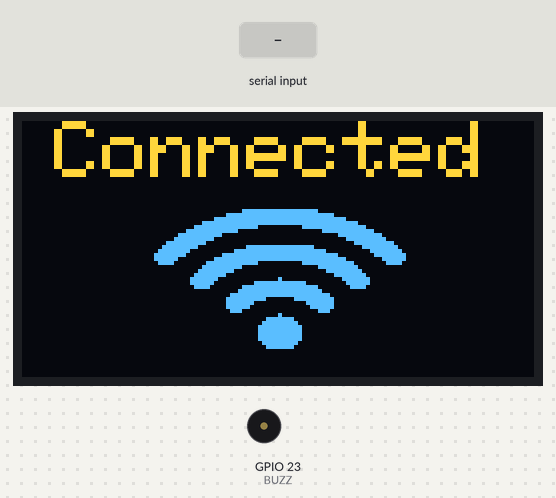
A sketch run on a simulated ESP32. Shown: 128×64 one-colour display, buzzer (waves = sounding, pin HIGH). The test bench sets the inputs (shaded band). The OLED is the two-colour kind (top 16 rows yellow); WiFi joins after 1.5 s; servers stay silent unless stated; the display library's start-up logo is not drawn; uploads are accepted with an empty reply; the local clock reads 2024-03-15 10:24:30 at power-on unless the sketch sets it; what the sketch prints to the serial monitor is not drawn.

Above: at 5.7 s.
At 7.8 s:
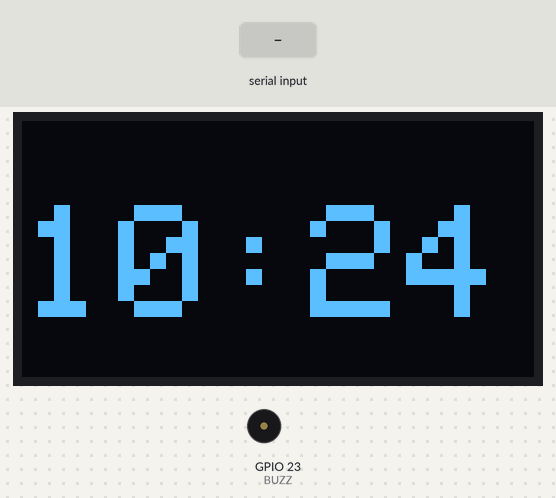
7.9 s: "succesful" received over the second serial link
At 8.35 s:
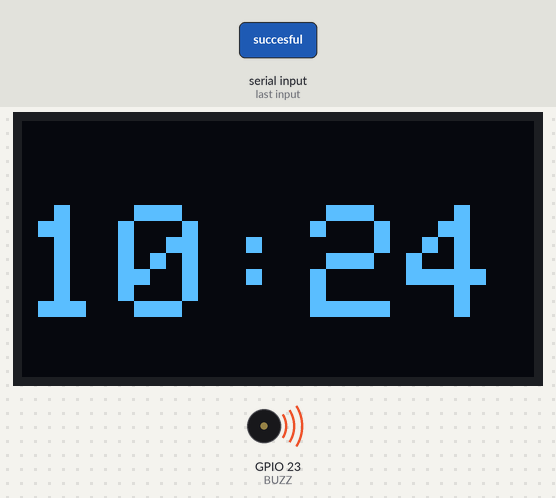
Timing chart, 0 to 10.9 s (numbered marks = the images above; inputs shaded):
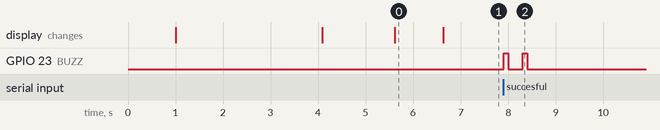

The sketch:

ESP32_RFID_HZ1050.ino
```cpp
/* -----------------------------------------------------------------------------
  - Project: RFID attendance system using ESP32
  - Author:  https://www.youtube.com/ElectronicsTechHaIs
  - Date:  6/03/2020
   -----------------------------------------------------------------------------
  This code was created by Electronics Tech channel for
  the RFID attendance project with ESP32.
   ---------------------------------------------------------------------------*/
//*******************************libraries********************************
//ESP32----------------------------
#include <WiFi.h>
#include <HTTPClient.h>
#include <time.h>
//RFID-----------------------------
//#include <SPI.h>
//#include <MFRC522.h>
//OLED-----------------------------
#include <Wire.h>
#include <Adafruit_GFX.h>          //https://github.com/adafruit/Adafruit-GFX-Library
#include <Adafruit_SSD1306.h>      //https://github.com/adafruit/Adafruit_SSD1306
//************************************************************************
int BUZZ = 23;

//#define SS_PIN  4
//#define RST_PIN 5
// Declaration for SSD1306 display connected using software I2C pins are(22 SCL, 21 SDA)
#define SCREEN_WIDTH 128 // OLED display width, in pixels
#define SCREEN_HEIGHT 64 // OLED display height, in pixels
#define OLED_RESET     0 // Reset pin # (or -1 if sharing Arduino reset pin)
Adafruit_SSD1306 display(SCREEN_WIDTH, SCREEN_HEIGHT, &Wire, OLED_RESET);
//************************************************************************
//MFRC522 mfrc522(SS_PIN, RST_PIN); // Create MFRC522 instance.
//************************************************************************
/* Set these to your desired credentials. */
const char *ssid = "1041 lau 2";
const char *password = "hoilamgi";
const char* device_token  = "8f19e31055c56b05";
//************************************************************************
int timezone = 7 * 3600;   //Replace "x" your timezone.
int time_dst = 0;
String getData, Link;
String OldCardID = "";
unsigned long previousMillis1 = 0;
unsigned long previousMillis2 = 0;
int i, j;
int dataIdx;
unsigned char udataTTL[4];
long value;
String CardID ="";
String URL = "http://192.168.20.113:80//rfidattendance/getdata.php"; //computer IP or the server domain
//*************************Biometric Icons*********************************
#define Wifi_start_width 54
#define Wifi_start_height 49
const uint8_t PROGMEM Wifi_start_bits[] = {
  0x00,0x00,0x00,0x00,0x00,0x00,0x00
,0x00,0x00,0x00,0x00,0x00,0x00,0x00
,0x00,0x00,0x00,0x00,0x00,0x00,0x00
,0x00,0x00,0x00,0x00,0x00,0x00,0x00
,0x00,0x00,0x00,0x00,0x00,0x00,0x00
,0x00,0x00,0x1f,0xf0,0x00,0x00,0x00
,0x00,0x03,0xff,0xff,0x80,0x00,0x00
,0x00,0x1f,0xf0,0x1f,0xf0,0x00,0x00
,0x00,0x7e,0x00,0x00,0xfc,0x00,0x00
,0x01,0xf0,0x00,0x00,0x1f,0x00,0x00
,0x03,0xc0,0x00,0x00,0x07,0xc0,0x00
,0x0f,0x00,0x00,0x00,0x01,0xe0,0x00
,0x1c,0x00,0x00,0x00,0x00,0x70,0x00
,0x38,0x00,0x07,0xc0,0x00,0x38,0x00
,0x70,0x00,0xff,0xfe,0x00,0x1e,0x00
,0xe0,0x03,0xfc,0x7f,0xc0,0x0e,0x00
,0x00,0x1f,0x80,0x03,0xf0,0x00,0x00
,0x00,0x3c,0x00,0x00,0x78,0x00,0x00
,0x00,0xf0,0x00,0x00,0x1c,0x00,0x00
,0x01,0xe0,0x00,0x00,0x0c,0x00,0x00
,0x03,0x80,0x00,0x00,0x00,0x00,0x00
,0x03,0x00,0x00,0x00,0x00,0x00,0x00
,0x00,0x00,0x3f,0xf8,0x07,0x1e,0x00
,0x00,0x00,0xff,0xfe,0x1f,0xbf,0x80
,0x00,0x03,0xe0,0x04,0x7f,0xff,0xc0
,0x00,0x07,0x80,0x00,0xff,0xff,0xe0
,0x00,0x0e,0x00,0x00,0xff,0xff,0xe0
,0x00,0x0c,0x00,0x00,0x7f,0xff,0xc0
,0x00,0x00,0x00,0x00,0xfe,0x07,0xe0
,0x00,0x00,0x00,0x03,0xf8,0x03,0xf8
,0x00,0x00,0x07,0xe7,0xf9,0xf1,0xfc
,0x00,0x00,0x1f,0xe7,0xf1,0xf9,0xfc
,0x00,0x00,0x1f,0xe7,0xf3,0xf9,0xfc
,0x00,0x00,0x3f,0xe7,0xf3,0xf9,0xfc
,0x00,0x00,0x3f,0xe7,0xf1,0xf1,0xfc
,0x00,0x00,0x3f,0xe3,0xf8,0xe3,0xfc
,0x00,0x00,0x3f,0xf3,0xfc,0x07,0xf8
,0x00,0x00,0x1f,0xf0,0x7f,0x0f,0xc0
,0x00,0x00,0x0f,0xe0,0x7f,0xff,0xe0
,0x00,0x00,0x07,0xc0,0xff,0xff,0xe0
,0x00,0x00,0x00,0x00,0x7f,0xff,0xe0
,0x00,0x00,0x00,0x00,0x3f,0xff,0x80
,0x00,0x00,0x00,0x00,0x1f,0xbf,0x00
,0x00,0x00,0x00,0x00,0x03,0x18,0x00
,0x00,0x00,0x00,0x00,0x00,0x00,0x00
,0x00,0x00,0x00,0x00,0x00,0x00,0x00
,0x00,0x00,0x00,0x00,0x00,0x00,0x00
,0x00,0x00,0x00,0x00,0x00,0x00,0x00
,0x00,0x00,0x00,0x00,0x00,0x00,0x00
};
#define Wifi_connected_width 63
#define Wifi_connected_height 49
const uint8_t PROGMEM Wifi_connected_bits[] = {
  0x00,0x00,0x00,0x00,0x00,0x00,0x00,0x00
,0x00,0x00,0x00,0x00,0x00,0x00,0x00,0x00
,0x00,0x00,0x00,0x00,0x00,0x00,0x00,0x00
,0x00,0x00,0x00,0x00,0x00,0x00,0x00,0x00
,0x00,0x00,0x00,0x00,0x00,0x00,0x00,0x00
,0x00,0x00,0x00,0x00,0x00,0x00,0x00,0x00
,0x00,0x00,0x00,0x00,0x00,0x00,0x00,0x00
,0x00,0x00,0x03,0xff,0xff,0x80,0x00,0x00
,0x00,0x00,0x3f,0xff,0xff,0xf8,0x00,0x00
,0x00,0x01,0xff,0xff,0xff,0xff,0x00,0x00
,0x00,0x0f,0xff,0xff,0xff,0xff,0xe0,0x00
,0x00,0x3f,0xff,0xc0,0x07,0xff,0xf8,0x00
,0x00,0xff,0xf8,0x00,0x00,0x3f,0xfe,0x00
,0x03,0xff,0x80,0x00,0x00,0x03,0xff,0x80
,0x07,0xfe,0x00,0x00,0x00,0x00,0xff,0xc0
,0x1f,0xf8,0x00,0x00,0x00,0x00,0x3f,0xf0
,0x3f,0xe0,0x01,0xff,0xff,0x00,0x0f,0xf8
,0x7f,0x80,0x0f,0xff,0xff,0xe0,0x03,0xfc
,0xff,0x00,0x7f,0xff,0xff,0xfc,0x01,0xfe
,0xfc,0x01,0xff,0xff,0xff,0xff,0x00,0x7e
,0x78,0x07,0xff,0xc0,0x07,0xff,0xc0,0x3c
,0x00,0x0f,0xfc,0x00,0x00,0x7f,0xe0,0x00
,0x00,0x1f,0xf0,0x00,0x00,0x1f,0xf0,0x00
,0x00,0x3f,0xc0,0x00,0x00,0x07,0xf8,0x00
,0x00,0x7f,0x00,0x01,0x00,0x01,0xfc,0x00
,0x00,0x7e,0x00,0x7f,0xfc,0x00,0xfc,0x00
,0x00,0x3c,0x03,0xff,0xff,0x80,0x78,0x00
,0x00,0x00,0x07,0xff,0xff,0xc0,0x00,0x00
,0x00,0x00,0x1f,0xff,0xff,0xf0,0x00,0x00
,0x00,0x00,0x3f,0xf0,0x1f,0xf8,0x00,0x00
,0x00,0x00,0x3f,0x80,0x03,0xf8,0x00,0x00
,0x00,0x00,0x3f,0x00,0x01,0xf8,0x00,0x00
,0x00,0x00,0x1c,0x00,0x00,0x70,0x00,0x00
,0x00,0x00,0x00,0x01,0x00,0x00,0x00,0x00
,0x00,0x00,0x00,0x0f,0xe0,0x00,0x00,0x00
,0x00,0x00,0x00,0x1f,0xf0,0x00,0x00,0x00
,0x00,0x00,0x00,0x3f,0xf8,0x00,0x00,0x00
,0x00,0x00,0x00,0x3f,0xf8,0x00,0x00,0x00
,0x00,0x00,0x00,0x3f,0xf8,0x00,0x00,0x00
,0x00,0x00,0x00,0x3f,0xf8,0x00,0x00,0x00
,0x00,0x00,0x00,0x1f,0xf0,0x00,0x00,0x00
,0x00,0x00,0x00,0x0f,0xe0,0x00,0x00,0x00
,0x00,0x00,0x00,0x00,0x00,0x00,0x00,0x00
,0x00,0x00,0x00,0x00,0x00,0x00,0x00,0x00
,0x00,0x00,0x00,0x00,0x00,0x00,0x00,0x00
,0x00,0x00,0x00,0x00,0x00,0x00,0x00,0x00
,0x00,0x00,0x00,0x00,0x00,0x00,0x00,0x00
,0x00,0x00,0x00,0x00,0x00,0x00,0x00,0x00
,0x00,0x00,0x00,0x00,0x00,0x00,0x00,0x00
};
//************************************************************************
void setup() {
  delay(1000);
  Serial.begin(115200);
  Serial2.begin(19200);
  pinMode(BUZZ, OUTPUT);
  //SPI.begin();  // Init SPI bus
  //mfrc522.PCD_Init(); // Init MFRC522 card
  //-----------initiate OLED display-------------
  if(!display.begin(SSD1306_SWITCHCAPVCC, 0x3C)) { // Address 0x3D for 128x64
    Serial.println(F("SSD1306 allocation failed"));
    for(;;); // Don't proceed, loop forever
  }
  // you can delet these three lines if you don't want to get the Adfruit logo appear
  display.display();
  delay(2000); // Pause for 2 seconds
  display.clearDisplay();
  //---------------------------------------------
  connectToWiFi();
  //---------------------------------------------
  configTime(timezone, time_dst, "pool.ntp.org","time.nist.gov");
}
//************************************************************************
void loop() {
  //check if there's a connection to Wi-Fi or not
  if(!WiFi.isConnected()){
    connectToWiFi();    //Retry to connect to Wi-Fi
  }
  //---------------------------------------------
  if (millis() - previousMillis1 >= 1000) {
    previousMillis1 = millis();
    display.clearDisplay();

    time_t now = time(nullptr);
    struct tm* p_tm = localtime(&now);
    display.setTextSize(1);             // Normal 2:2 pixel scale
    display.setTextColor(WHITE);        // Draw white text
    display.setCursor(10,0);
    Serial.println(p_tm);
    display.setTextSize(4);             // Normal 2:2 pixel scale
    display.setTextColor(WHITE);        // Draw white text
    display.setCursor(0,21);
    if ((p_tm->tm_hour)<10) {display.print("0");display.print(p_tm->tm_hour);}
    else display.print(p_tm->tm_hour);
    display.print(":");
    if ((p_tm->tm_min)<10) {display.print("0");display.println(p_tm->tm_min);}
    else display.println(p_tm->tm_min);
    display.display();
  }
  //---------------------------------------------
  //if (millis() - previousMillis2 >= 15000) {
  //  previousMillis2 = millis();
  //  OldCardID="";
  //}
  //delay(50);
  //---------------------------------------------


  ChuongTrinhDocThe();
  if(value) {
    CardID=String(value);

    //---------------------------------------------
    if( CardID == OldCardID ){
    return;
    }
    else{
      OldCardID = CardID;
    }
    //---------------------------------------------
    Serial.println(CardID);
    SendCardID(CardID);
  }
  //delay(1000);
  display.clearDisplay();
}
void ChuongTrinhDocThe()
{
  value = NULL;
  if( Serial2.available() ) {
    udataTTL[dataIdx++] = Serial2.read();
  }
  if(dataIdx == 4)
  {
     digitalWrite(BUZZ, HIGH);
     delay(100);
     digitalWrite(BUZZ, LOW);
     // unsigned char to char
     for (j = 0; j < 4; j++)
    {
      i = udataTTL[j];
      value += ((long)i << (24 - (j * 8)));
    }
    Serial.println(value);
    dataIdx = 0;
  }
}
//************send the Card UID to the website*************
void SendCardID( String Card_uid ){
  Serial.println("Sending the Card ID");
  if(WiFi.isConnected()){
    HTTPClient http;    //Declare object of class HTTPClient
    //GET Data
    getData = "?card_uid=" + String(Card_uid) + "&device_token=" + String(device_token); // Add the Card ID to the GET array in order to send it
    //GET methode
    Link = URL + getData;
    http.begin(Link); //initiate HTTP request   //Specify content-type header

    int httpCode = http.GET();   //Send the request
    String payload = http.getString();    //Get the response payload

//    Serial.println(Link);   //Print HTTP return code
    Serial.println(httpCode);   //Print HTTP return code
    Serial.println(Card_uid);     //Print Card ID
    Serial.println(payload);    //Print request response payload

    if (httpCode == 200) {
      if (payload.substring(0, 5) == "login") {
        String user_name = payload.substring(5);
    //  Serial.println(user_name);

        display.clearDisplay();
        display.setTextSize(2);             // Normal 2:2 pixel scale
        display.setTextColor(WHITE);        // Draw white text
        display.setCursor(15,0);             // Start at top-left corner
        display.print(F("Welcome"));
        display.setCursor(0,20);
        display.print(user_name);
        display.display();
      }
      else if (payload.substring(0, 6) == "logout") {
        String user_name = payload.substring(6);
    //  Serial.println(user_name);

        display.clearDisplay();
        display.setTextSize(2);             // Normal 2:2 pixel scale
        display.setTextColor(WHITE);        // Draw white text
        display.setCursor(10,0);             // Start at top-left corner
        display.print(F("Good Bye"));
        display.setCursor(0,20);
        display.print(user_name);
        display.display();
      }
      else if (payload == "succesful") {
        display.clearDisplay();
        display.setTextSize(2);             // Normal 2:2 pixel scale
        display.setTextColor(WHITE);        // Draw white text
        display.setCursor(5,0);             // Start at top-left corner
        display.print(F("New Card"));
        display.display();
      }
      else if (payload == "available") {
        display.clearDisplay();
        display.setTextSize(2);             // Normal 2:2 pixel scale
        display.setTextColor(WHITE);        // Draw white text
        display.setCursor(5,0);             // Start at top-left corner
        display.print(F("Free Card"));
        display.display();
      }
      delay(100);
      http.end();  //Close connection
    }
  }
}
//********************connect to the WiFi******************
void connectToWiFi(){
    WiFi.mode(WIFI_OFF);        //Prevents reconnection issue (taking too long to connect)
    delay(1000);
    WiFi.mode(WIFI_STA);
    Serial.print("Connecting to ");
    Serial.println(ssid);
    WiFi.begin(ssid, password);

    display.clearDisplay();
    display.setTextSize(1);             // Normal 1:1 pixel scale
    display.setTextColor(WHITE);        // Draw white text
    display.setCursor(0, 0);             // Start at top-left corner
    display.print(F("Connecting to \n"));
    display.setCursor(0, 50);
    display.setTextSize(2);
    display.print(ssid);
    display.drawBitmap( 73, 10, Wifi_start_bits, Wifi_start_width, Wifi_start_height, WHITE);
    display.display();

    while (WiFi.status() != WL_CONNECTED) {
      delay(500);
      Serial.print(".");
    }
    Serial.println("");
    Serial.println("Connected");

    display.clearDisplay();
    display.setTextSize(2);             // Normal 1:1 pixel scale
    display.setTextColor(WHITE);        // Draw white text
    display.setCursor(8, 0);             // Start at top-left corner
    display.print(F("Connected \n"));
    display.drawBitmap( 33, 15, Wifi_connected_bits, Wifi_connected_width, Wifi_connected_height, WHITE);
    display.display();

    Serial.print("IP address: ");
    Serial.println(WiFi.localIP());  //IP address assigned to your ESP

    delay(1000);
}
//=======================================================================
```

Measured:
- after the input at 7.9 s, GPIO 23 (BUZZ): alternates HIGH for 0.10 s and LOW for 0.30 s, 4 changes in all, then stays LOW, starting at once
- what the display in image 0 shows lasts 1.0 s, from 5.6 s to 6.6 s
